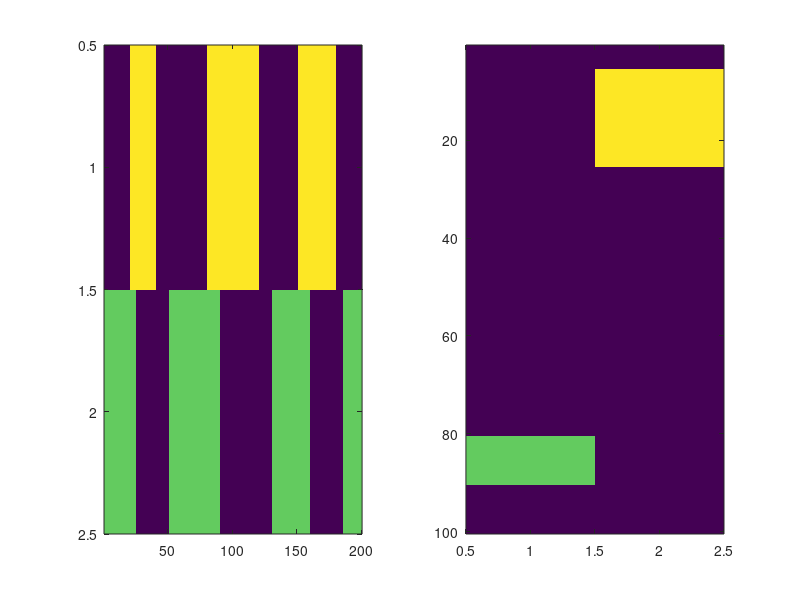

The MATLAB script that drew this image:
function lec6_slide45()
    rng(0, 'twister');
    RANK = 2;
    
    X = ones(100, 200);
    X(6:25, 1:25) = 255;
    X(6:25, 51:90) = 255;
    X(6:25, 131:160) = 255;
    X(6:25, 186:200) = 255;
    X(81:90, 21:40) = 255;
    X(81:90, 81:120) = 255;
    X(81:90, 151:180) = 255;
    
    W = rand(100, RANK) + 10;
    H = rand(RANK, 200) + 10;
            
    for i = 1:1000
        W = X * pinv(H);
        W = max(W, 0);
        H = pinv(W) * X;
        H = max(H, 0);
        disp(i);
    end

    subplot(121);
    imagesc(H);
    subplot(122);
    imagesc(W);
end

